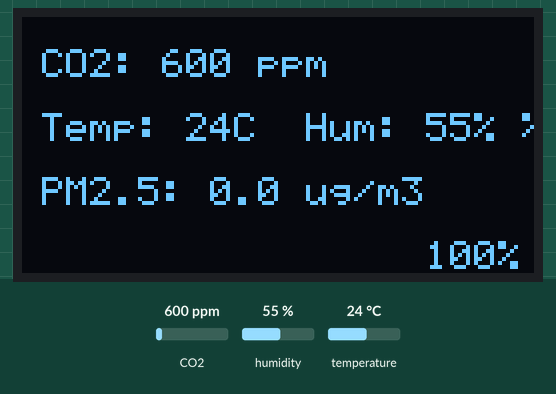
Bench run of a sketch on a simulated Arduino Uno, built for the host (arithmetic inside an expression is 32-bit, double 64-bit). On the bench: 128×64 one-colour display. Wiring (inferred from the names in the program): SSD1306 OLED at I2C address 0x3C. Inputs (shaded band) come from the test bench; at power-on: CO2 600 ppm, humidity 55 %, temperature 24 °C. Storage starts empty; what the sketch prints to the serial monitor is not drawn.

Above: at 5.5 s.
5.6 s: CO2 set to 452 ppm
At 7.6 s:
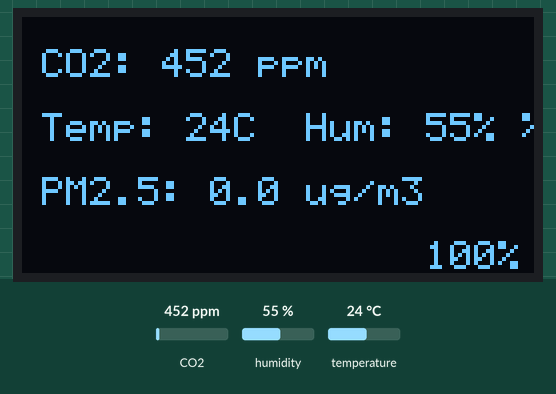
7.9 s: humidity set to 22 %
At 9.0 s:
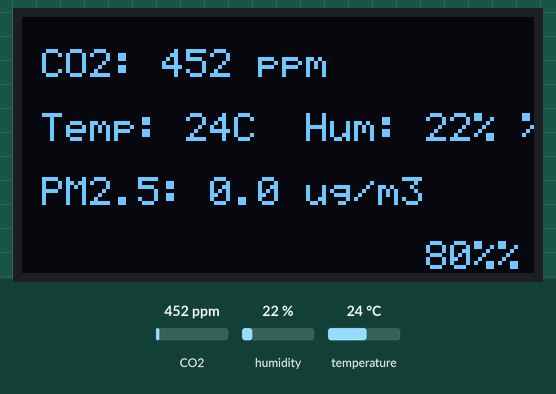
10.0 s: temperature set to 12 °C
At 11.6 s:
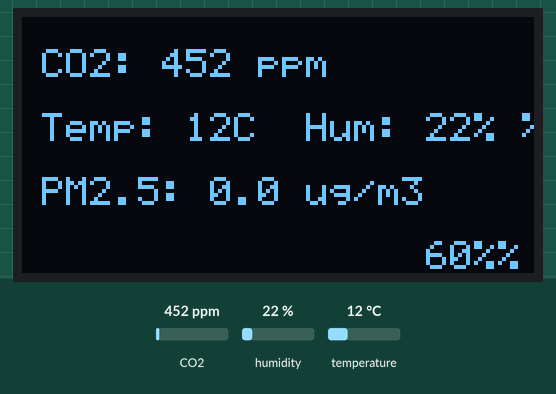
11.9 s: CO2 set to 1050 ppm
At 12.7 s:
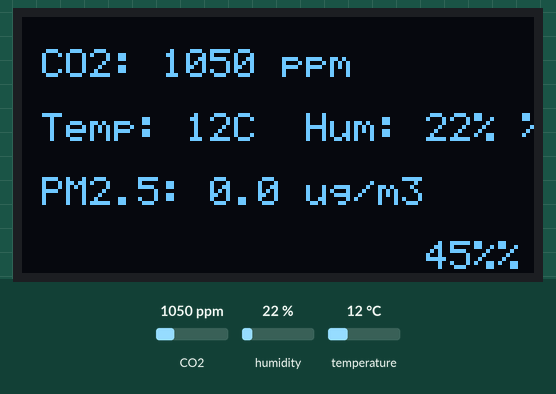
13.8 s: humidity set to 40 %
At 14.7 s:
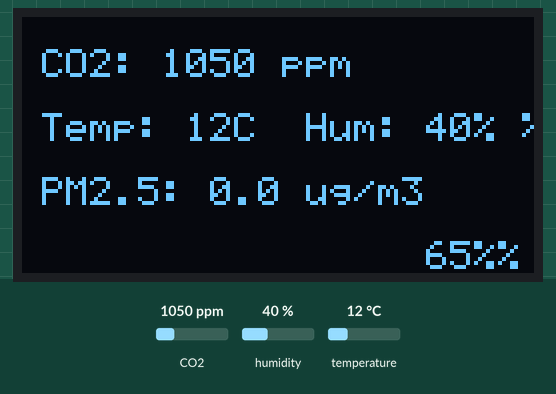
15.9 s: CO2 set to 1700 ppm
At 17.0 s:
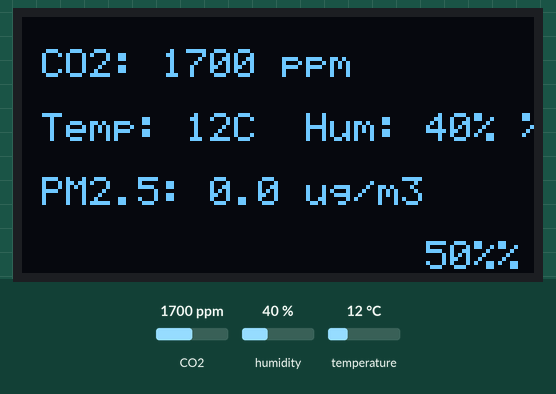
Timing chart, 0 to 18.9 s (numbered marks = the images above; inputs shaded):
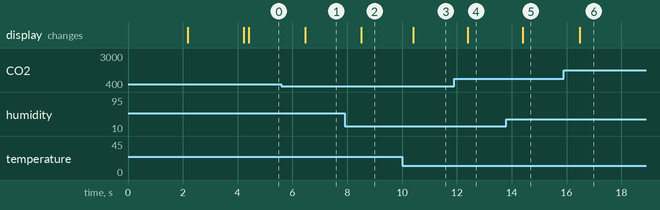

Measured:
- after the input at 5.6 s, the display: changes after 0.88 s (image 1)
- after the input at 7.9 s, the display: changes after 0.60 s (image 2)
- after the input at 10.0 s, the display: changes after 0.40 s (image 3)
- after the input at 11.9 s, the display: changes after 0.49 s (image 4)
- after the input at 13.8 s, the display: changes after 0.60 s (image 5)
- after the input at 15.9 s, the display: changes after 0.59 s (image 6)

The sketch:

Atmoscan.ino
```cpp
#include <Wire.h>
#include <SoftwareSerial.h>
#include "MHZ19.h"
#include <dht.h>
#include <SPI.h>
#include <SD.h>
#include "Logo.h"
#include "SSD1306Ascii.h"
#include "SSD1306AsciiWire.h"

// Group related constants together
#define SD_CS_PIN 10
#define DHT11_PIN 7
#define I2C_ADDRESS 0x3C
#define SDS011_RX 8
#define SDS011_TX 9
#define REAL_DISPLAY_WIDTH 132
#define DISPLAY_WIDTH 128
#define BAR_WIDTH 96
#define PROGRESS_BAR_PAGE 7

// Timing constants
const unsigned long SAVE_INTERVAL = 900000;  // 15 minutes
const unsigned long SENSOR_SWITCH_INTERVAL = 5000;  // 5 seconds
const unsigned long DISPLAY_UPDATE_INTERVAL = 1000;  // 1 second

// Sensor objects
SoftwareSerial sensorSerial(4, 5);  // CO2 sensor serial
MHZ19 myMHZ19;
dht DHT;
SSD1306AsciiWire oled;

// SDS011 protocol constants
const uint8_t SDS011_QUERY_DATA[] = {
    0xAA, 0xB4, 0x04, 0x00, 0x00, 0x00, 0x00, 0x00,
    0x00, 0x00, 0x00, 0x00, 0x00, 0x00, 0x00, 0xFF,
    0xFF, 0x02, 0xAB
};

// Sensor state variables
struct PMData {
    float pm25;
    float pm10;
};

static bool readingCO2 = true;
static float pm25 = 0;
static float pm10 = 0;
static float lastValidPM25 = 0;
static float lastValidPM10 = 0;

// Display cache variables
static int lastCO2 = -1;
static int lastTemp = -999;
static int lastHum = -999;
static float lastDisplayedPM25 = -999;
static int lastAirQuality = -1;

// Calculates air quality index (0-100)
int calculateAirQuality(int co2, int temp, int humidity, int pm25, int pm10) {
    int quality = 100;

    // CO2 (ppm): <800 excellent, 800-1000 good, 1000-1500 average, >1500 bad
    if(co2 > 1500) quality -= 30;
    else if(co2 > 1000) quality -= 15;
    else if(co2 > 800) quality -= 7;

    // PM2.5 (µg/m³): <12 excellent, 12-35 good, 35-55 average, >55 bad
    if(pm25 > 55) quality -= 30;
    else if(pm25 > 35) quality -= 15;
    else if(pm25 > 12) quality -= 7;

    // PM10 (µg/m³): <55 excellent, 56-155 good, 156-255 average, >255 bad
    if(pm10 > 255) quality -= 30;
    else if(pm10 > 155) quality -= 15;
    else if(pm10 > 55) quality -= 7;

    // Temperature (°C): 20-25 excellent, 18-20 ou 25-28 good, <18 ou >28 bad
    if(temp < 15 || temp > 26) quality -= 20;
    else if(temp < 20 || temp > 25) quality -= 10;

    // Humidity (%): 40-60 excellent, 30-40 ou 60-70 good, <30 ou >70 bad
    if(humidity < 30 || humidity > 70) quality -= 20;
    else if(humidity < 40 || humidity > 60) quality -= 10;

    return max(0, quality);
}

// Draws a progress bar with percentage on display
void drawProgressBar(SSD1306AsciiWire& display, int percentage) {
  uint8_t displayBuffer[REAL_DISPLAY_WIDTH] = {0};
  uint8_t pos = 5;  // Start position

  // Draw '['
  displayBuffer[pos] = 0xFF;
  displayBuffer[pos + 1] = 0x80;
  pos += 2;

  // Draw bar blocks
  int blocks = map(percentage, 0, 100, 0, BAR_WIDTH - 10);
  for (int i = 0; i < (BAR_WIDTH - 10); i++) {
    displayBuffer[pos + i] = (i < blocks) ? 0xFF : 0x00;
  }
  pos += BAR_WIDTH - 10;

  // Draw ']'
  displayBuffer[pos] = 0x80;
  displayBuffer[pos + 1] = 0xFF;
  pos += 2;

  display.setCol(0);
  display.setRow(PROGRESS_BAR_PAGE);

  Wire.beginTransmission(I2C_ADDRESS);
  Wire.write(0x00);
  Wire.write(0xB0 | PROGRESS_BAR_PAGE);
  Wire.write(0x00);
  Wire.write(0x10);
  Wire.endTransmission();

  for (uint8_t i = 0; i < REAL_DISPLAY_WIDTH; i += 16) {
    Wire.beginTransmission(I2C_ADDRESS);
    Wire.write(0x40);
    for (uint8_t j = 0; j < 16 && (i + j) < REAL_DISPLAY_WIDTH; j++) {
      Wire.write(displayBuffer[i + j]);
    }
    Wire.endTransmission();
  }

  // Display percentage
  display.setCol(BAR_WIDTH + 5);
  display.setRow(PROGRESS_BAR_PAGE);
  display.print(percentage);
  display.print(F("%"));
}

// Clears a specific row on display
void clearLine(SSD1306AsciiWire& display, uint8_t row) {
  display.setRow(row);
  display.setCol(0);

  Wire.beginTransmission(I2C_ADDRESS);
  Wire.write(0x00);
  Wire.write(0xB0 | row);
  Wire.write(0x00);
  Wire.write(0x10);
  Wire.endTransmission();

  for (uint8_t i = 0; i < REAL_DISPLAY_WIDTH; i += 16) {
    Wire.beginTransmission(I2C_ADDRESS);
    Wire.write(0x40);
    for (uint8_t j = 0; j < 16 && (i + j) < REAL_DISPLAY_WIDTH; j++) {
      Wire.write(0x00);
    }
    Wire.endTransmission();
  }
}

// Reads PM2.5 and PM10 values from SDS011 sensor
PMData readPM25() {
  PMData result = {lastValidPM25, lastValidPM10};  // Default Values

  sensorSerial.end();  // End CO2 serial
  sensorSerial = SoftwareSerial(SDS011_RX, SDS011_TX);  // Reassign pins
  sensorSerial.begin(9600);

  // Send query command
  for (int i = 0; i < sizeof(SDS011_QUERY_DATA); i++) {
    sensorSerial.write(SDS011_QUERY_DATA[i]);
  }

  delay(100);

  uint8_t buffer[10];
  int index = 0;
  while (sensorSerial.available() > 0 && index < 10) {
    buffer[index++] = sensorSerial.read();
  }

  if (index == 10) {
    if (buffer[0] == 0xAA && buffer[1] == 0xC0 && buffer[9] == 0xAB) {
      float newPM25 = ((buffer[3] * 256 + buffer[2]) / 10.0) * 0.2;
      float newPM10 = ((buffer[5] * 256 + buffer[4]) / 10.0) * 0.2;

      lastValidPM25 = newPM25;
      lastValidPM10 = newPM10;

      result = {newPM25, newPM10};
    }
  }

  return result;
}

void clearScreenRegion(uint8_t col, uint8_t row, uint8_t width) {
    oled.setCol(col);
    oled.setRow(row);
    for (uint8_t i = oled.col(); i < min(REAL_DISPLAY_WIDTH, col + width); i++) {
        oled.ssd1306WriteRam(0);
    }
}

void switchToCO2Mode() {
    sensorSerial.end();
    sensorSerial = SoftwareSerial(4, 5);
    sensorSerial.begin(9600);
    myMHZ19.begin(sensorSerial);
}

void writeToSD(unsigned long currentMillis, int co2, float temp, float hum, float pm25, float pm10) {
    File dataFile = SD.open("data.csv", FILE_WRITE);
    if (dataFile) {
        dataFile.print(currentMillis);
        dataFile.print(F(","));
        dataFile.print(co2);
        dataFile.print(F(","));
        dataFile.print(temp);
        dataFile.print(F(","));
        dataFile.print(hum);
        dataFile.print(F(","));
        dataFile.print(pm25);
        dataFile.print(F(","));
        dataFile.println(pm10);
        dataFile.close();
        Serial.println(F("Data saved"));
    } else {
        Serial.println(F("Error opening data.csv for writing"));
    }
}

void clearScreen() {
  oled.clear();
  oled.setFont(System5x7);
  oled.setCursor(0,0);
}

void setup() {
  Serial.begin(9600);
  Wire.begin();
  Wire.setClock(400000L);

  oled.begin(&Adafruit128x64, I2C_ADDRESS);
  oled.setFont(System5x7);
  oled.clear();

  // Display Logo
  for (uint8_t i = 0; i < 8; i++) {
    oled.setRow(i);
    oled.setCol(0);
    for (uint8_t j = 0; j < REAL_DISPLAY_WIDTH; j++) {
      if (j < 128) {
        oled.ssd1306WriteRam(pgm_read_byte(&LOGO[i * 128 + j]));
      } else {
        oled.ssd1306WriteRam(0);
      }
    }
  }
  delay(2000);

  clearScreen();

  // Display name
  oled.setFont(Callibri15);
  oled.setCol((DISPLAY_WIDTH - (8 * 8)) / 2);
  oled.setRow(2);
  oled.println(F("ATMOSCAN"));

  oled.setFont(System5x7);
  oled.setCol(25);
  oled.setRow(5);
  oled.println(F("Loading..."));
  delay(2000);

  clearScreen();

  oled.setFont(System5x7);
  oled.setCol(5);
  oled.setRow(1);
  oled.println(F("CO2:     ppm"));
  oled.setCol(5);
  oled.setRow(3);
  oled.println(F("Temp:    C  Hum:    %"));
  oled.setCol(5);
  oled.setRow(5);
  oled.println(F("PM2.5:    ug/m3"));

  // Init MHZ19
  sensorSerial.begin(9600);
  myMHZ19.begin(sensorSerial);
  myMHZ19.autoCalibration(false);

  // Init SD
  Serial.println(F("Initializing SD card..."));
  pinMode(SD_CS_PIN, OUTPUT);  // Make sure SS pin is output

  if (!SD.begin(SD_CS_PIN)) {
    Serial.println(F("SD card initialization failed!"));
    Serial.println(F("* is a card inserted?"));
    Serial.println(F("* is your wiring correct?"));
    Serial.println(F("* is the chipSelect pin correct?"));
    while (1);  // Don't proceed
  }
  Serial.println(F("SD card initialization done."));

  // Try to create/open file
  Serial.println(F("Trying to open data.csv..."));
  File dataFile = SD.open("data.csv", FILE_WRITE);
  if (dataFile) {
    Serial.println(F("File opened successfully"));
    if (dataFile.size() == 0) {
      Serial.println(F("New file - writing header"));
      dataFile.println(F("Time,CO2,Temperature,Humidity,PM2.5,PM10"));
    } else {
      Serial.println(F("Existing file - writing session separator"));
      dataFile.println(F(""));
      dataFile.println(F("----new session----"));
      dataFile.println(F("Time,CO2,Temperature,Humidity,PM2.5,PM10"));
    }
    dataFile.close();
    Serial.println(F("File closed successfully"));
  } else {
    Serial.println(F("Error opening data.csv"));
    Serial.println(F("Trying to create a new file..."));

    // Try to create file
    dataFile = SD.open("data.csv", FILE_WRITE);
    if (dataFile) {
      Serial.println(F("New file created successfully"));
      dataFile.println(F("Time,CO2,Temperature,Humidity,PM2.5,PM10"));
      dataFile.close();
      Serial.println(F("Header written and file closed"));
    } else {
        Serial.println(F("Error creating new file"));
        Serial.println(F("SD card might be write-protected or damaged"));
        while(1);  // Don't proceed if we can't write to SD
    }
  }
}

void loop() {
  static unsigned long lastSave = 0;
  static unsigned long lastDisplay = 0;
  static unsigned long lastSensorSwitch = 0;
  unsigned long currentMillis = millis();

  // Switch between sensors every 5 seconds
  if (currentMillis - lastSensorSwitch >= SENSOR_SWITCH_INTERVAL) {
    if (!readingCO2) {
      PMData pmData = readPM25();
      pm25 = pmData.pm25;
      pm10 = pmData.pm10;
      switchToCO2Mode();
    }
    readingCO2 = !readingCO2;
    lastSensorSwitch = currentMillis;
  }

  // Read PM2.5 more frequently when it's its turn
  if (!readingCO2 && (currentMillis - lastDisplay >= DISPLAY_UPDATE_INTERVAL)) {
    PMData pmData = readPM25();
    pm25 = pmData.pm25;
    pm10 = pmData.pm10;
    switchToCO2Mode();
  }

  if (currentMillis - lastDisplay >= DISPLAY_UPDATE_INTERVAL) {
    int co2 = myMHZ19.getCO2();
    DHT.read11(DHT11_PIN);
    int temp = (int)DHT.temperature;
    int hum = (int)DHT.humidity;

    // Update CO2 display if changed
    if (co2 != lastCO2) {
      clearScreenRegion(5 + 5*6, 1, REAL_DISPLAY_WIDTH - (5 + 5*6));
      oled.setCol(5 + 5*6);
      oled.print(co2);
      oled.print(F(" ppm"));
      lastCO2 = co2;
    }

    // Update temperature & humidity if changed
    if (temp != lastTemp || hum != lastHum) {
      clearLine(oled, 3);

      oled.setCol(5);
      oled.setRow(3);
      oled.print(F("Temp: "));
      oled.print(temp);
      oled.print(F("C  Hum: "));
      oled.print(hum);
      oled.print(F("%"));

      lastTemp = temp;
      lastHum = hum;
    }

    // Update PM2.5 display if changed
    if (abs(pm25 - lastDisplayedPM25) > 0.1) {
      clearScreenRegion(5 + 7*6, 5, REAL_DISPLAY_WIDTH - (5 + 7*6));
      oled.setCol(5 + 7*6);
      oled.print(pm25, 1);
      oled.print(F(" ug/m3"));
      lastDisplayedPM25 = pm25;
    }

    // Update air quality if changed
    int airQuality = calculateAirQuality(co2, temp, hum, (int)pm25, (int)pm10);
    if (airQuality != lastAirQuality) {
      drawProgressBar(oled, airQuality);
      lastAirQuality = airQuality;
    }

    lastDisplay = currentMillis;
  }

  if (currentMillis - lastSave >= SAVE_INTERVAL) {
    switchToCO2Mode();
    int co2 = myMHZ19.getCO2();
    DHT.read11(DHT11_PIN);

    if (co2 > 0 && co2 < 5000) {
      writeToSD(currentMillis, co2, DHT.temperature, DHT.humidity, pm25, pm10);
    }
    lastSave = currentMillis;
  }
}
```

Logo.h
```cpp
#ifndef LOGO_H
#define LOGO_H

#include <Arduino.h>

// Image 128x64 pixels
extern const uint8_t LOGO[] PROGMEM;

#endif 
```

Source omitted: Logo.cpp (data table, 6326 bytes)
